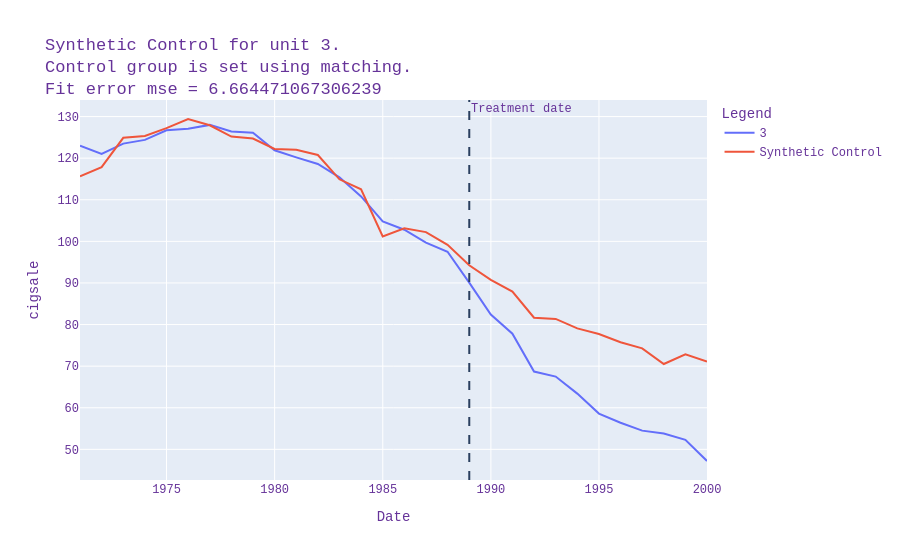
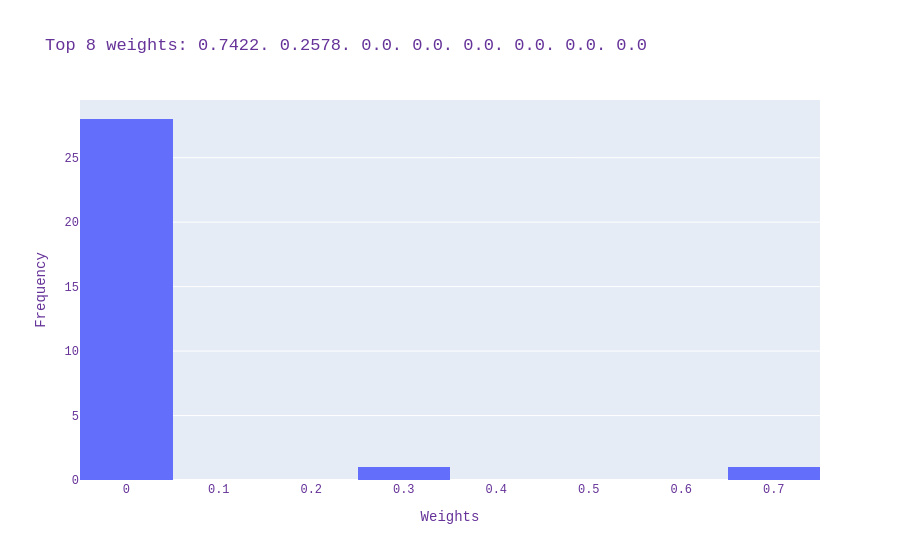
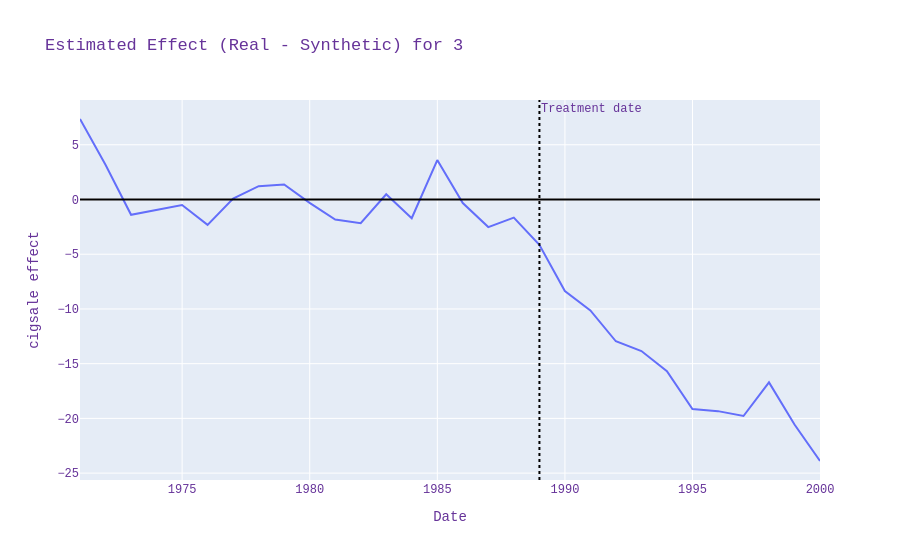

Here is the notebook cell these charts were saved with, in order:
### Markdown cell above
### Визуализируем результат Synthetic Control

Что делаем:
- строим `real vs synthetic`, веса доноров и эффект.

Зачем:
- проверить качество фита и характер пост-treatment разрыва.

### Code cell
sc_feature.plot_results(feature="cigsale", top_weights_to_plot=8, with_effect=True)

### Figure 1 — Plotly figure (JSON) as saved in the notebook; plotly's stock layout.template omitted (floating-point values rounded to 4 significant figures)
{"data": [{"mode": "lines", "name": "3", "type": "scatter", "x": ["1970-12-31T00:00:00", "1971-12-31T00:00:00", "1972-12-31T00:00:00", "1973-12-31T00:00:00", "1974-12-31T00:00:00", "1975-12-31T00:00:00", "1976-12-31T00:00:00", "1977-12-31T00:00:00", "1978-12-31T00:00:00", "1979-12-31T00:00:00", "1980-12-31T00:00:00", "1981-12-31T00:00:00", "1982-12-31T00:00:00", "1983-12-31T00:00:00", "1984-12-31T00:00:00", "1985-12-31T00:00:00", "1986-12-31T00:00:00", "1987-12-31T00:00:00", "1988-12-31T00:00:00", "1989-12-31T00:00:00", "1990-12-31T00:00:00", "1991-12-31T00:00:00", "1992-12-31T00:00:00", "1993-12-31T00:00:00", "1994-12-31T00:00:00", "1995-12-31T00:00:00", "1996-12-31T00:00:00", "1997-12-31T00:00:00", "1998-12-31T00:00:00", "1999-12-31T00:00:00"], "y": [123.0, 121.0, 123.5, 124.4, 126.7, 127.1, 128.0, 126.4, 126.1, 121.9, 120.2, 118.6, 115.4, 110.8, 104.8, 102.8, 99.7, 97.5, 90.1, 82.4, 77.8, 68.7, 67.5, 63.4, 58.6, 56.4, 54.5, 53.8, 52.3, 47.2]}, {"mode": "lines", "name": "Synthetic Control", "type": "scatter", "x": ["1970-12-31T00:00:00", "1971-12-31T00:00:00", "1972-12-31T00:00:00", "1973-12-31T00:00:00", "1974-12-31T00:00:00", "1975-12-31T00:00:00", "1976-12-31T00:00:00", "1977-12-31T00:00:00", "1978-12-31T00:00:00", "1979-12-31T00:00:00", "1980-12-31T00:00:00", "1981-12-31T00:00:00", "1982-12-31T00:00:00", "1983-12-31T00:00:00", "1984-12-31T00:00:00", "1985-12-31T00:00:00", "1986-12-31T00:00:00", "1987-12-31T00:00:00", "1988-12-31T00:00:00", "1989-12-31T00:00:00", "1990-12-31T00:00:00", "1991-12-31T00:00:00", "1992-12-31T00:00:00", "1993-12-31T00:00:00", "1994-12-31T00:00:00", "1995-12-31T00:00:00", "1996-12-31T00:00:00", "1997-12-31T00:00:00", "1998-12-31T00:00:00", "1999-12-31T00:00:00"], "y": [115.6, 117.8, 124.9, 125.3, 127.2, 129.4, 127.9, 125.2, 124.7, 122.2, 122.0, 120.8, 114.9, 112.5, 101.2, 103.1, 102.2, 99.16, 94.25, 90.77, 87.94, 81.65, 81.35, 79.08, 77.74, 75.74, 74.28, 70.51, 72.86, 71.09]}], "layout": {"annotations": [{"showarrow": false, "text": "Treatment date", "x": 599616000000, "xanchor": "left", "xref": "x", "y": 1, "yanchor": "top", "yref": "y domain"}], "font": {"color": "RebeccaPurple", "family": "Courier New, monospace", "size": 12}, "legend": {"title": {"text": "Legend"}}, "shapes": [{"line": {"dash": "dash"}, "type": "line", "x0": 599616000000, "x1": 599616000000, "xref": "x", "y0": 0, "y1": 1, "yref": "y domain"}], "title": {"text": "Synthetic Control for unit 3.<br>Control group is set using matching.<br>Fit error mse = 6.664471067306239"}, "xaxis": {"title": {"text": "Date"}}, "yaxis": {"title": {"text": "cigsale"}}}}

### Figure 2 — Plotly figure (JSON) as saved in the notebook; plotly's stock layout.template omitted (floating-point values rounded to 4 significant figures)
{"data": [{"bingroup": "x", "hovertemplate": "x=%{x}<br>count=%{y}<extra></extra>", "legendgroup": "", "marker": {"color": "#636efa", "pattern": {"shape": ""}}, "name": "", "nbinsx": 10, "orientation": "v", "showlegend": false, "type": "histogram", "x": [3.695e-08, 2.361e-08, 2.68e-08, 6.149e-09, 0.0, 1.746e-08, 2.246e-08, 3.22e-08, 0.0, 2.628e-08, 1.585e-09, 0.2578, 0.0, 0.7422, 1.651e-08, 6.797e-09, 6.402e-09, 1.045e-08, 1.13e-08, 8.725e-09, 2.821e-08, 8.586e-09, 2.099e-08, 1.07e-08, 8.809e-09, 0.0, 0.0, 0.0, 1.188e-08, 3.416e-09], "xaxis": "x", "yaxis": "y"}], "layout": {"barmode": "relative", "font": {"color": "RebeccaPurple", "family": "Courier New, monospace", "size": 12}, "legend": {"title": {"text": "Legend"}, "tracegroupgap": 0}, "title": {"text": "Top 8 weights: 0.7422. 0.2578. 0.0. 0.0. 0.0. 0.0. 0.0. 0.0"}, "xaxis": {"anchor": "y", "domain": [0, 1], "title": {"text": "Weights"}}, "yaxis": {"anchor": "x", "domain": [0, 1], "title": {"text": "Frequency"}}}}

### Figure 3 — Plotly figure (JSON) as saved in the notebook; plotly's stock layout.template omitted (floating-point values rounded to 4 significant figures)
{"data": [{"mode": "lines", "name": "Estimated Effect", "type": "scatter", "x": ["1970-12-31T00:00:00", "1971-12-31T00:00:00", "1972-12-31T00:00:00", "1973-12-31T00:00:00", "1974-12-31T00:00:00", "1975-12-31T00:00:00", "1976-12-31T00:00:00", "1977-12-31T00:00:00", "1978-12-31T00:00:00", "1979-12-31T00:00:00", "1980-12-31T00:00:00", "1981-12-31T00:00:00", "1982-12-31T00:00:00", "1983-12-31T00:00:00", "1984-12-31T00:00:00", "1985-12-31T00:00:00", "1986-12-31T00:00:00", "1987-12-31T00:00:00", "1988-12-31T00:00:00", "1989-12-31T00:00:00", "1990-12-31T00:00:00", "1991-12-31T00:00:00", "1992-12-31T00:00:00", "1993-12-31T00:00:00", "1994-12-31T00:00:00", "1995-12-31T00:00:00", "1996-12-31T00:00:00", "1997-12-31T00:00:00", "1998-12-31T00:00:00", "1999-12-31T00:00:00"], "y": [7.353, 3.166, -1.395, -0.9459, -0.5099, -2.317, 0.08204, 1.214, 1.374, -0.3134, -1.832, -2.159, 0.4756, -1.713, 3.605, -0.3304, -2.522, -1.657, -4.148, -8.368, -10.14, -12.95, -13.85, -15.68, -19.14, -19.34, -19.78, -16.71, -20.56, -23.89]}], "layout": {"annotations": [{"showarrow": false, "text": "Treatment date", "x": 599616000000, "xanchor": "left", "xref": "x", "y": 1, "yanchor": "top", "yref": "y domain"}], "font": {"color": "RebeccaPurple", "family": "Courier New, monospace", "size": 12}, "legend": {"title": {"text": "Legend"}}, "shapes": [{"line": {"color": "black", "width": 2}, "type": "line", "x0": 0, "x1": 1, "xref": "x domain", "y0": 0, "y1": 0, "yref": "y"}, {"line": {"color": "black", "dash": "dot"}, "type": "line", "x0": 599616000000, "x1": 599616000000, "xref": "x", "y0": 0, "y1": 1, "yref": "y domain"}], "title": {"text": "Estimated Effect (Real - Synthetic) for 3"}, "xaxis": {"title": {"text": "Date"}}, "yaxis": {"title": {"text": "cigsale effect"}}}}
